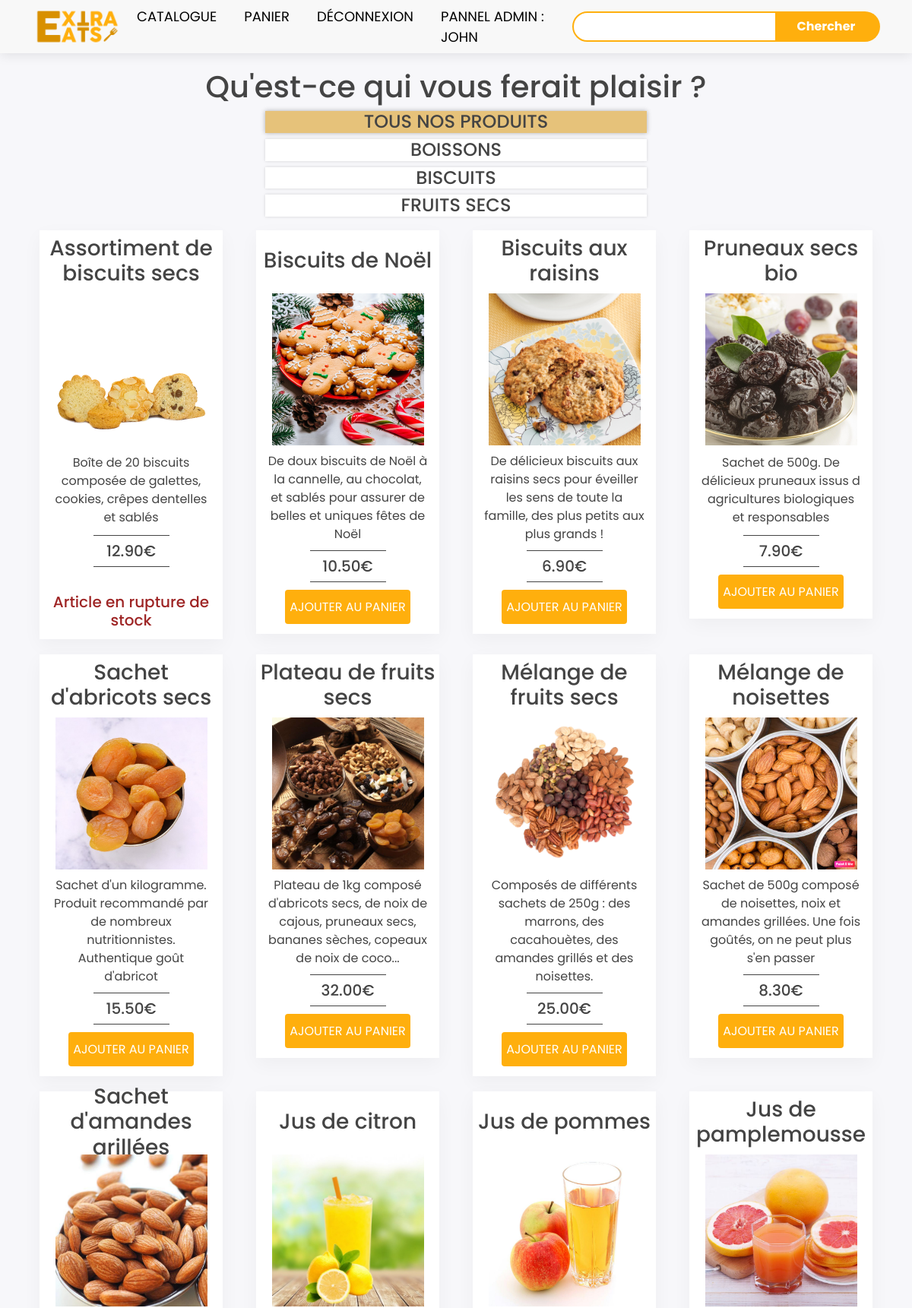
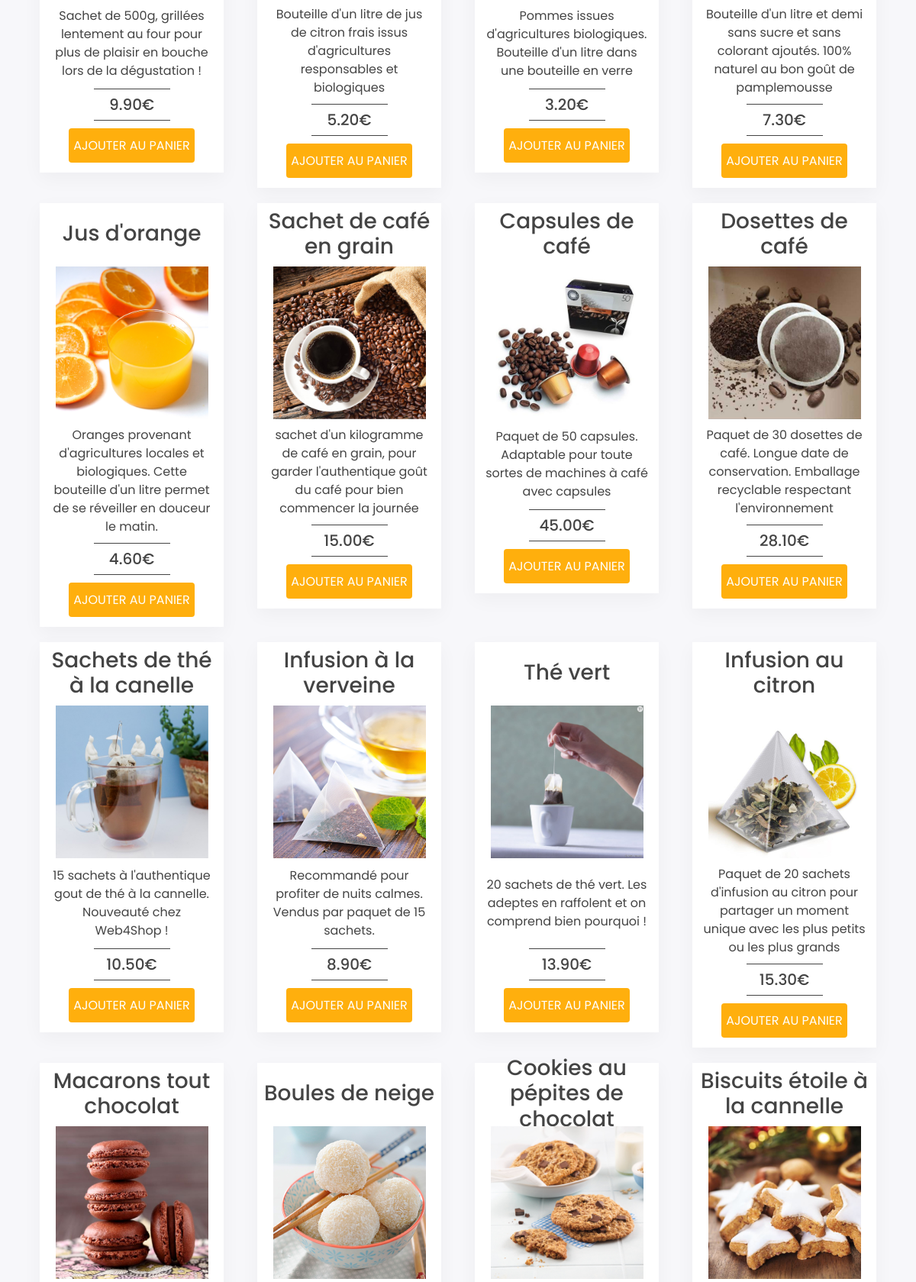
The app's page /index.php (signed in, upper part) with its own data (2 pictures, top to bottom).
### tables this page shows
CREATE TABLE `categories` (
  `id` tinyint(4) NOT NULL,
  `name` varchar(100) NOT NULL
);

CREATE TABLE `products` (
  `id` int(11) NOT NULL,
  `cat_id` tinyint(4) NOT NULL,
  `name` varchar(150) NOT NULL,
  `description` text NOT NULL,
  `image` varchar(30) NOT NULL,
  `price` decimal(5,2) NOT NULL,
  `quantity` int(3) NOT NULL
);

### Controller/ControllerCatalog.php (called while the page is built, shortened)
<?php
require_once 'Model/Catalog.php';
class ControllerCatalog {
    private $catalog;
    public function __construct() {
        $this->catalog = new Catalog();
    }
    public function accueil($cat_id, $txtSearched = null) {
        $categories = $this->catalog->getCategories();
        $categ = $this->catalog->getCategoryName($cat_id);
        $products = $this->catalog->getProducts($cat_id, $txtSearched);
        $view = new View("Catalog");
        $view->generate(array('products' => $products, 'categories' => $categories, 'category_name' => $categ, 'txtSearched' => $txtSearched));
    }
}

### index.php (called while the page is built, shortened)
<?php
$router = new Router();
$router->routing();

### Model/Catalog.php (called while the page is built, shortened)
<?php
require_once 'Model.php';
class Catalog extends Model {
    public function getProducts($cat_id, $txtSearched) {
        if ($txtSearched != null) {
            $sql = "SELECT * FROM products WHERE name LIKE ?";
            $products = $this->executerRequete($sql, array('%'.$txtSearched.'%'));
            return $products;
        } else {
            if($cat_id != 0) {
                $sql = "SELECT * FROM products WHERE cat_id = ?";
                $products = $this->executerRequete($sql, array($cat_id));
                if ($products->rowCount() > 0) {
                    return $products;
                }
                else {
                    throw new Exception("Aucun produit ne correspond à l'identifiant '$cat_id'");
                }
            }
            else {
                $sql = "SELECT * FROM products";
                $products = $this->executerRequete($sql);
                return $products;
            }
        }
    }
    public function getCategories() {
        $sql = "SELECT * FROM categories";
        $categories = $this->executerRequete($sql);
        return $categories;
    }
};

### Model/Model.php (called while the page is built, shortened)
<?php
abstract class Model {
    private $bdd;
    protected function executerRequete($sql, $params = null) {
        if ($params == null) {
            $resultat = $this->getBdd()->query($sql);
        }
        else {
            $resultat = $this->getBdd()->prepare($sql);
            $resultat->execute($params);
        }
        return $resultat;
    }
    private function getBdd() {
        if ($this->bdd == null) {
            $dbhost = 'localhost';
            $dbbase = 'web4shop';
            $dbuser = 'userepul';
            $dbpwd = 'epul';
            $this->bdd = new PDO("mysql:host=$dbhost;dbname=$dbbase;charset=utf8",$dbuser, $dbpwd,
                    array(PDO::ATTR_ERRMODE => PDO::ERRMODE_EXCEPTION));
        }
        return $this->bdd;
    }
}

### View/ViewCatalog.php (the view, shortened to what this page needs)
<div class="container catalog">
    <div class="text-center">
        <h1>Qu'est-ce qui vous ferait plaisir ?</h1>
    </div>
    <?php if($category_name['name'] == 'Toutes les categories'):?>
    <div class="categoryBox selected">
    <?php else:?>
    <div class="categoryBox">
    <?php endif;?>
        <a href="index.php?page=catalog">
            <h4>TOUS NOS PRODUITS</h4>
        </a>
    </div>
    <?php foreach ($categories as $categorie):?>
    <?php if($category_name['name'] == $categorie['name']):?>
    <div class="categoryBox selected">
    <?php else:?>
    <div class="categoryBox">
    <?php endif;?>
        <a href="<?= "index.php?page=catalog&cat=" . $categorie['id'] ?>">
            <h4><?= strtoupper($categorie['name']) ?></h4>
        </a>
    </div>
    <?php endforeach; ?>
    <div class="row">
    <?php foreach ($products as $product):?>
        <div class="col-lg-3 col-md-6">
            <div class="catalogBox">
                <a href="<?= "index.php?page=product&id=" . $product['id'] ?>">
                <div class="clickableBox">
                    <h3><?= $product['name'] ?></h3>
                    <?php
                    $image = $product['image'];
                    $chemin="assets/img/".$image;
                    $img = "<img src = \"" . $chemin ."\" class =\"articleImg\">";
                    echo ($img);
                    ?>
                    <p><?= $product['description'] ?></p>
                    <div class="smallLine"></div>
                    <?php $price = $product['price'];
                    echo("<h5>". $price . "€ </h5>");?>
                    <div class="smallLine"></div>
                </div>
                </a>
                <?php if($product['quantity'] != 0) :?>
                <form action = "index.php?page=Cart" method="POST" id="addToCartForm" name="addToCartForm">
                    <input class="btn1" type="submit" name = "addedToCart" value="AJOUTER AU PANIER">
                </form>
                <?php else: ?>
                    <br/>
                    <h5 class="unavailableProductText">Article en rupture de stock</h5>
                <?php endif; ?>
            </div>
        </div>
    <?php endforeach; ?>
    </div>
</div>

### assets/css/style.css (style rules this page uses)
:root { --custom-color-basic: #ffaf0d; --custom-color-hover: #d89000; }
body { background: #f7f7fa; padding-top: 90px; font-family: 'Poppins', sans-serif; color: #444444; }
a, a:hover, a:active, a:visited { text-decoration: none; color: #444444; }
.categoryBox { width: 45%; margin-left: auto; margin-right: auto; background: #fff; text-align: center; box-shadow: 0px 0px 4px rgba(0, 0, 0, 0.15); color: #444444!important; transition: 0.2s; }
.selected { background: rgb(230, 194, 122); box-shadow: 0px 0px 6px rgba(0, 0, 0, 0.3); }
.catalogBox { padding: 5px; margin: 10px; background: #fff; text-align: center; box-shadow: 0 8px 24px rgba(13, 13, 13, .04); transition: 0.2s; }
.catalogBox h3 { display: flex; justify-content: center; align-items: center; height: 70px; }
.catalogBox .clickableBox { color: #444444; }
.articleImg { width: 200px; height: 200px; }
.catalogBox p { margin: 9px; min-height: 100px; display: flex; justify-content: center; align-items: center; }
.catalogBox .smallLine { margin-left: auto; margin-right: auto; margin-top: 2px; margin-bottom: 2px; height: 1px; width: 100px; background-color: #444444; }
.catalogBox h5 { margin-top: 8px; }
.btn1 { margin: 8px; height: 45px; width: auto; border: none; border-radius: 4px; outline: none; background-color: var(--custom-color-basic); color : white; transition: 0.2s; }
.unavailableProductText { color:rgb(158, 37, 37); }

### records on screen
categories: name "BOISSONS"
categories: name "BISCUITS"
categories: name "FRUITS SECS"
products: name "Assortiment de biscuits secs", image (picture), description "Boîte de 20 biscuits composée de galettes, cookies, crêpes dentelles et sablés", price "12.90", quantity "Article en rupture de stock"
products: name "Biscuits de Noël", image (picture), description "De doux biscuits de Noël à la cannelle, au chocolat, et sablés pour assurer de belles et uniques fêtes de Noël", price "10.50"
products: name "Biscuits aux raisins", image (picture), description "De délicieux biscuits aux raisins secs pour éveiller les sens de toute la famille, des plus petits aux plus grands !", price "6.90"
products: name "Pruneaux secs bio", image (picture), description "Sachet de 500g. De délicieux pruneaux issus d agricultures biologiques et responsables", price "7.90"
products: name "Sachet d'abricots secs", image (picture), description "Sachet d'un kilogramme. Produit recommandé par de nombreux nutritionnistes. Authentique goût d'abricot", price "15.50"
products: name "Plateau de fruits secs", image (picture), description "Plateau de 1kg composé d'abricots secs, de noix de cajous, pruneaux secs, bananes sèches, copeaux de noix de coco...", price "32.00"
products: name "Mélange de fruits secs", image (picture), description "Composés de différents sachets de 250g : des marrons, des cacahouètes, des amandes grillés et des noisettes.", price "25.00"
products: name "Mélange de noisettes", image (picture), description "Sachet de 500g composé de noisettes, noix et amandes grillées. Une fois goûtés, on ne peut plus s'en passer", price "8.30"
products: name "Sachet d'amandes grillées", image (picture), description "Sachet de 500g, grillées lentement au four pour plus de plaisir en bouche lors de la dégustation !", price "9.90"
products: name "Jus de citron", image (picture), description "Bouteille d'un litre de jus de citron frais issus d'agricultures responsables et biologiques", price "5.20"
products: name "Jus de pommes", image (picture), description "Pommes issues d'agricultures biologiques. Bouteille d'un litre dans une bouteille en verre", price "3.20"
products: name "Jus de pamplemousse", image (picture), description "Bouteille d'un litre et demi sans sucre et sans colorant ajoutés. 100% naturel au bon goût de pamplemousse", price "7.30"
products: name "Jus d'orange", image (picture), description "Oranges provenant d'agricultures locales et biologiques. Cette bouteille d'un litre permet de se réveiller en douceur le matin.", price "4.60"
products: name "Sachet de café en grain", image (picture), description "sachet d'un kilogramme de café en grain, pour garder l'authentique goût du café pour bien commencer la journée", price "15.00"
products: name "Capsules de café", image (picture), description "Paquet de 50 capsules. Adaptable pour toute sortes de machines à café avec capsules", price "45.00"
products: name "Dosettes de café", image (picture), description "Paquet de 30 dosettes de café. Longue date de conservation. Emballage recyclable respectant l'environnement", price "28.10"
products: name "Sachets de thé à la canelle", image (picture), description "15 sachets à l'authentique gout de thé à la cannelle. Nouveauté chez Web4Shop !", price "10.50"
products: name "Infusion à la verveine", image (picture), description "Recommandé pour profiter de nuits calmes. Vendus par paquet de 15 sachets.", price "8.90"
products: name "Thé vert", image (picture), description "20 sachets de thé vert. Les adeptes en raffolent et on comprend bien pourquoi !", price "13.90"
products: name "Infusion au citron", image (picture), description "Paquet de 20 sachets d'infusion au citron pour partager un moment unique avec les plus petits ou les plus grands", price "15.30"
products: name "Macarons tout chocolat", image (picture)
products: name "Boules de neige", image (picture)
products: name "Cookies au pépites de chocolat", image (picture)
products: name "Biscuits étoile à la cannelle", image (picture)

### other values on screen
$_SESSION["username"] "JOHN"
